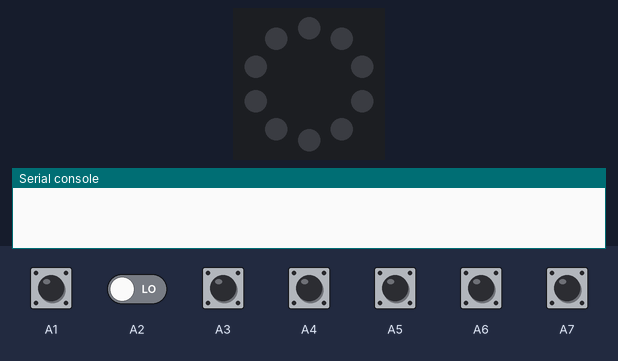
The program below on a simulated Circuit Playground running CircuitPython. Shown: the board's ring of 10 RGB LEDs (number 0 left of the top, counting anticlockwise), the last lines printed to the serial console. The inputs (shaded band) are chosen by the test bench; at power-on: A1–7 LOW. Dim RGB values are drawn brighter than linear; touch pads read as touched when driven HIGH.

Above: at 1.2 s.
1.3 s: A1 pulled HIGH for 0.15 s
At 2.5 s:
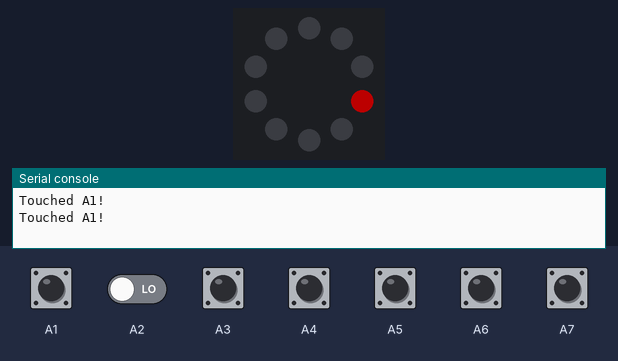
2.9 s: A3 pulled HIGH for 0.15 s
At 4.1 s:
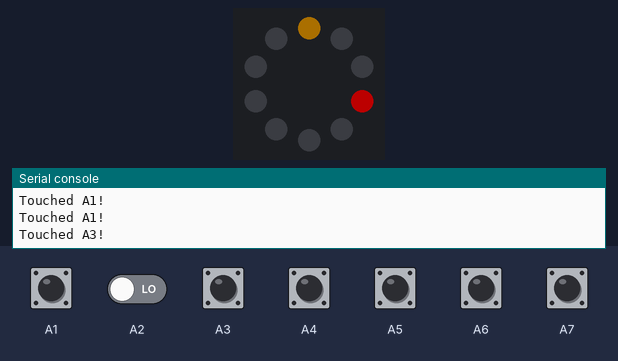
4.5 s: A4 pulled HIGH for 0.15 s
At 5.4 s:
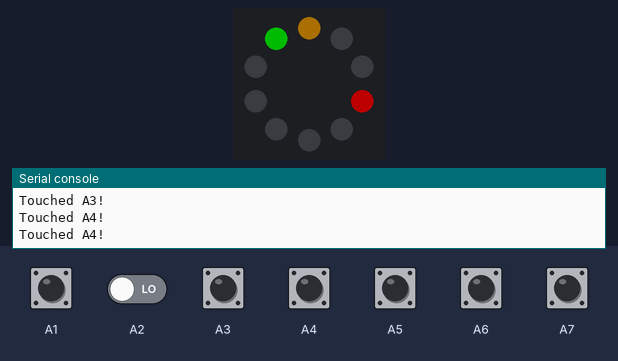
6.1 s: A5 pulled HIGH for 0.15 s
At 7.0 s:
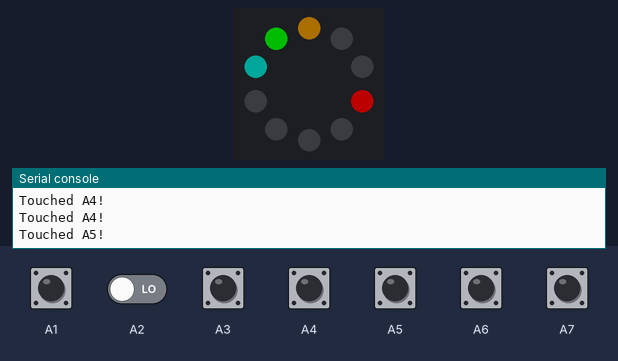
7.7 s: A6 pulled HIGH for 0.15 s
At 8.5 s:
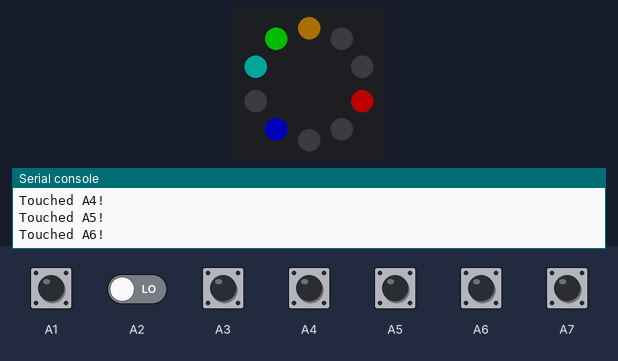
9.3 s: A7 pulled HIGH for 0.15 s
At 9.8 s:
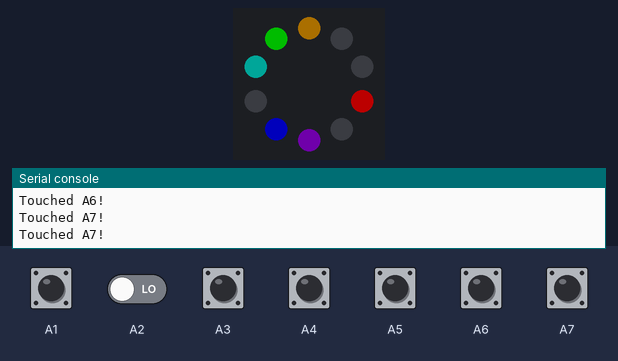
Timing chart, 0 to 11.9 s (numbered marks = the images above; inputs shaded):
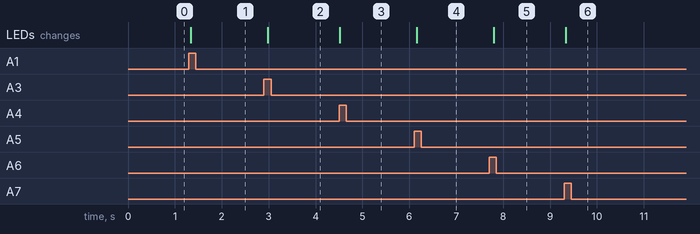

The program:

main.py
```python
import time
from adafruit_circuitplayground.express import cpx

cpx.pixels.brightness = 0.3

while True:
    if cpx.touch_A1:
        print("Touched A1!")
        cpx.pixels[6] = (255, 0, 0)
    if cpx.touch_A2:
        print("Touched A2!")
        cpx.pixels[8] = (210, 45, 0)
    if cpx.touch_A3:
        print("Touched A3!")
        cpx.pixels[9] = (155, 100, 0)
    if cpx.touch_A4:
        print("Touched A4!")
        cpx.pixels[0] = (0, 255, 0)
    if cpx.touch_A5:
        print("Touched A5!")
        cpx.pixels[1] = (0, 135, 125)
    if cpx.touch_A6:
        print("Touched A6!")
        cpx.pixels[3] = (0, 0, 255)
    if cpx.touch_A7:
        print("Touched A7!")
        cpx.pixels[4] = (100, 0, 155)
    time.sleep(0.1)


    
```

Measured:
- after the input at 1.3 s, the LEDs: change at once (image 1)
- after the input at 2.9 s, the LEDs: change after 0.08 s (image 2)
- after the input at 4.5 s, the LEDs: change at once (image 3)
- after the input at 6.1 s, the LEDs: change after 0.06 s (image 4)
- after the input at 7.7 s, the LEDs: change after 0.10 s (image 5)
- after the input at 9.3 s, the LEDs: change at once (image 6)
